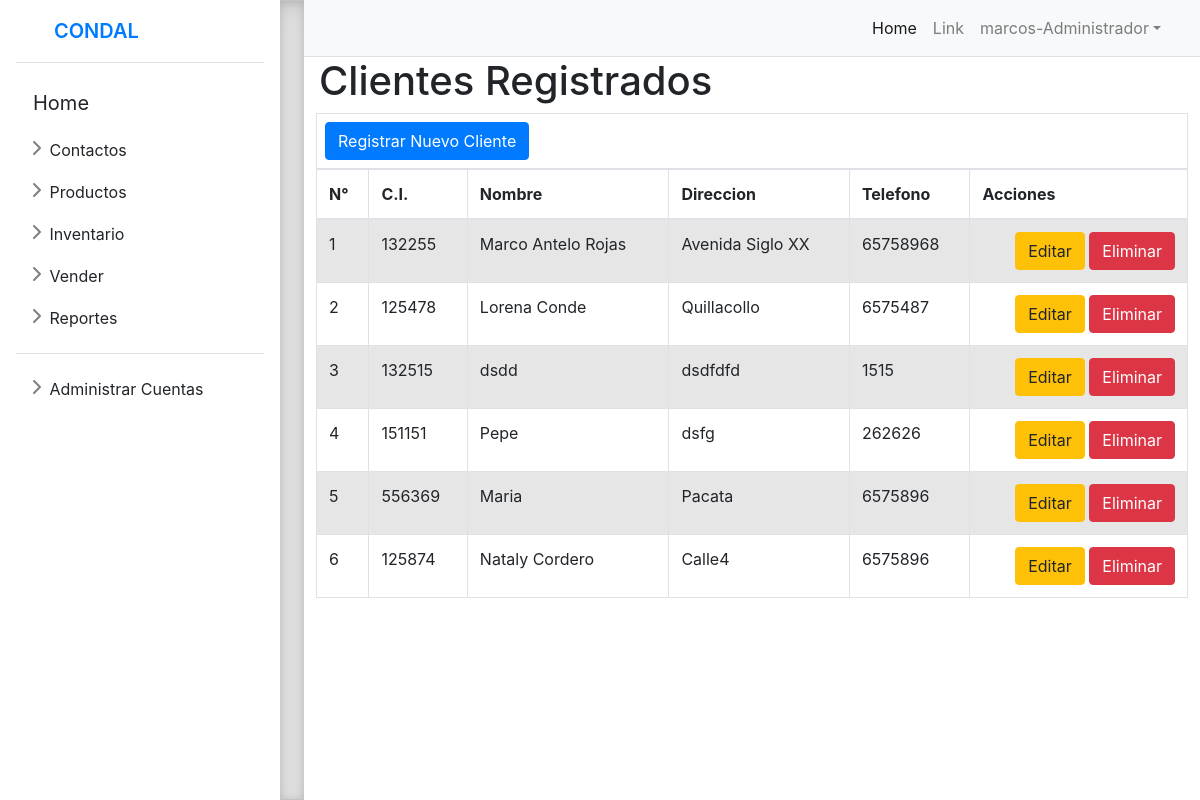
/contactos/clientes/ (signed in), run on the app's committed database.
### farmacia/models.py (models this page shows, shortened)
class CustomUser(AbstractUser):
    rol = models.ForeignKey(Rol, on_delete=models.CASCADE, blank=True, null=True)
    DNI = models.CharField(max_length=255, null=True, blank=True)
    telefono = models.PositiveSmallIntegerField(null=True, blank=True)
    class Meta:
        verbose_name = 'CustomUser'
        verbose_name_plural = 'CustomUsers'
    def __str__(self):
        return f"{self.username}-{self.rol.nombre}"

class Rol(models.Model):
    nombre = models.CharField(max_length=255)

class Cliente(models.Model):
    nit = models.CharField(max_length=20, unique=True)
    nombre = models.CharField(max_length=255)
    direccion = models.CharField(max_length=255)
    telefono = models.CharField(max_length=20)

### farmacia/views.py (the view)
# urls.py: path('contactos/clientes/',views.clientes, name='clientes'),
def clientes(request):
    cliente=Cliente.objects.all()
    return render(request,'contactos/clientes.html',{'cliente':cliente})

### templates/contactos/clientes.html (shortened to what this page needs)
{% extends 'layout.html' %}
{% load static %}
{%block content%}
<div class="wrapper">
    <div class="content-wrapper">
      <section class="content-header">
        <h1>
          Clientes Registrados
        </h1>
      </section>
      <section class="content">
        <div class="row">
          <div class="col-xs-12">
              <div class="box box-primary">
                <div class="box-header with-border">
                  <div class="p-2 border">
                    <button type="button" class="btn btn-primary" data-toggle="modal" data-target="#myModal">
                      Registrar Nuevo Cliente
                      </button>
                     </div>
                </div>
                <div class="box-body">
                <table id="example1" class="table table-bordered table-striped">
                  <thead>
                   <tr>
                      <th>N°</th>
                      <th>C.I.</th>
                      <th>Nombre</th>
                      <th>Direccion</th>
                      <th>Telefono</th>
                      <th>Acciones</th>
                    </tr>
                  </thead>
                  <tbody>
                   {% for cli in cliente %}
                    <tr>
                      <td>{{forloop.counter}}</td>
                      <td>{{cli.nit}}</td>
                      <td>{{cli.nombre}}</td>
                      <td>{{cli.direccion}}</td>
                      <td>{{cli.telefono}}</td>
                        <td class="text-right">
                              <a href="" class="btn btn-warning"><span class="glyphicon glyphicon-pencil">Editar</span></a>
                              <a href="" class="btn btn-danger"><span class="glyphicon glyphicon-trash">Eliminar</span></a>
                          </td>
                      </tr>
                    {% endfor %}
                  </tbody>
                </table>
              </div>
            </div>
          </div>
        </div>
      </section>
    </div>
{% endblock %}

### templates/layout.html (shortened to what this page needs)
{% load static %}
<!doctype html>
<html lang="en">
<head>
  <link rel="stylesheet" href="https://cdn.jsdelivr.net/npm/bootstrap@5.2.0/dist/css/bootstrap.min.css"
>
    <link rel="stylesheet" href="{% static 'css/styles.css' %}">
    <link rel="stylesheet" href="{% static 'css/sidebars.css' %}">
    <link href="https://cdn.jsdelivr.net/npm/bootstrap@5.1.3/dist/css/bootstrap.min.css" rel="stylesheet">
    <link rel="stylesheet" href="https://cdn.jsdelivr.net/npm/bootstrap@4.6.2/dist/css/bootstrap.min.css">
</head>
<body>
  <div class="d-flex" id="wrapper">
    <div class="flex-shrink-0 p-3 bg-white sidebar-header" style="width: 280px;" >
        <a href="{% url 'home' %}" class="d-flex align-items-center pb-3 mb-3 link- text-decoration-none border-bottom">
          <svg class="bi me-2" width="30" height="24"><use xlink:href="#bootstrap"/></svg>
          <span class="fs-5 fw-semibold">CONDAL</span>
        </a>
        <ul class="list-unstyled ps-0">
          <li class="mb-1">
            <a class="btn btn-lg " href="{% url 'home' %}">Home</a>
          </li>
          <li class="mb-1">
            <button class="btn btn-toggle align-items-center rounded collapsed" data-bs-toggle="collapse" data-bs-target="#contactos-collapse" aria-expanded="false">
              Contactos
            </button>
          </li>
          <li class="mb-1">
            <button class="btn btn-toggle align-items-center rounded collapsed" data-bs-toggle="collapse" data-bs-target="#productos-collapse" aria-expanded="false">
              Productos
            </button>
          </li>
          <li class="mb-1">
            <button class="btn btn-toggle align-items-center rounded collapsed" data-bs-toggle="collapse" data-bs-target="#compras-collapse" aria-expanded="false">
              Inventario
            </button>
          </li>
          <li class="mb-1">
            <button class="btn btn-toggle align-items-center rounded collapsed" data-bs-toggle="collapse" data-bs-target="#vender-collapse" aria-expanded="false">
              Vender
            </button>
          </li>
          <li class="mb-1">
            <button class="btn btn-toggle align-items-center rounded collapsed" data-bs-toggle="collapse" data-bs-target="#reportes-collapse" aria-expanded="false">
              Reportes
            </button>
          </li>
          <li class="border-top my-3"></li>
          {% if request.user.rol.nombre == 'Administrador'%}
          <li class="mb-1">
            <button class="btn btn-toggle align-items-center rounded collapsed" data-bs-toggle="collapse" data-bs-target="#account-collapse" aria-expanded="false">
              Administrar Cuentas
            </button>
          </li>
        {% endif %}
        </ul>
      </div>
      <div class="b-example-divider"></div>
    <div id="page-content-wrapper">
        <nav class="navbar navbar-expand-lg navbar-light bg-light border-bottom">
            <div class="container-fluid">
                <div class="collapse navbar-collapse" id="navbarSupportedContent">
                    <ul class="navbar-nav ms-auto mt-2 mt-lg-0">
                        <li class="nav-item active"><a class="nav-link" href="{% url 'home' %}">Home</a></li>
                        <li class="nav-item"><a class="nav-link" href="#!">Link</a></li>
                        <li class="nav-item dropdown">
                            <a class="nav-link dropdown-toggle" id="navbarDropdown" href="#" role="button" data-bs-toggle="dropdown" aria-haspopup="true" aria-expanded="false">{{request.user}}</a>
                        </li>
                    </ul>
                </div>
            </div>
        </nav>
        <div class="container-fluid">
          {% block  content %} {% endblock %}
        </div>
    </div>
</div>
</body>
</html>

### static/css/sidebars.css (style rules this page uses)
body { min-height: 100vh; min-height: -webkit-fill-available; }
html { height: -webkit-fill-available; }
.b-example-divider { flex-shrink: 0; width: 1.5rem; height: 100vh; background-color: rgba(0, 0, 0, .1); border: solid rgba(0, 0, 0, .15); border-width: 1px 0; box-shadow: inset 0 .5em 1.5em rgba(0, 0, 0, .1), inset 0 .125em .5em rgba(0, 0, 0, .15); }
.bi { vertical-align: -.125em; pointer-events: none; fill: currentColor; }
.dropdown-toggle { outline: 0; }
.btn-toggle { display: inline-flex; align-items: center; padding: .25rem .5rem; font-weight: 600; color: rgba(0, 0, 0, .65); background-color: transparent; border: 0; }
.btn-toggle::before { width: 1.25em; line-height: 0; transition: transform .35s ease; transform-origin: .5em 50%; }
.fw-semibold { font-weight: 600; }

### data on the page
CustomUser: user "marcos-Administrador"
Cliente: nit "132255", nombre "Marco Antelo Rojas", direccion "Avenida Siglo XX", telefono "65758968"
Cliente: nit "125478", nombre "Lorena Conde", direccion "Quillacollo", telefono "6575487"
Cliente: nit "132515", nombre "dsdd", direccion "dsdfdfd", telefono "1515"
Cliente: nit "151151", nombre "Pepe", direccion "dsfg", telefono "262626"
Cliente: nit "556369", nombre "Maria", direccion "Pacata", telefono "6575896"
Cliente: nit "125874", nombre "Nataly Cordero", direccion "Calle4", telefono "6575896"
